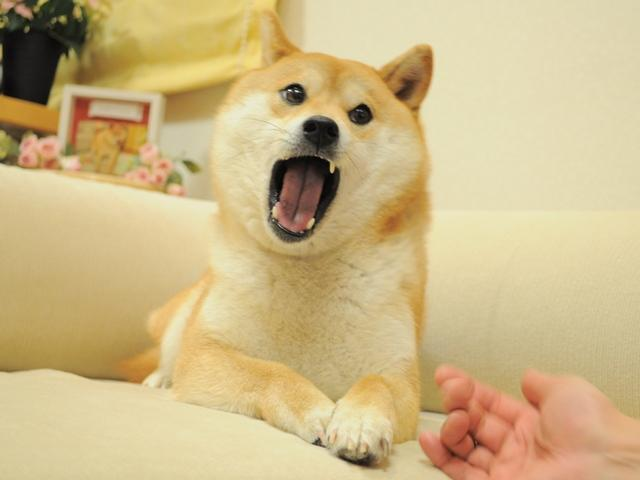
#> input picture lab07-FFT/doge.jpg, 640 x 480 px
$ jupyter execute --allow-errors 'Fast Fourier Transform.ipynb'   (shell and % lines are left out)
#> lines starting #> are read from the running program, lines starting #| are printed output that depends on the picture
[cell 1]
import numpy as np
import scipy.fftpack
import matplotlib.pyplot as plt
from matplotlib import animation, patches
from IPython.display import display, Audio, HTML
plt.rcParams['image.cmap'] = 'gray'
from ipywidgets import interact, FloatSlider, IntSlider, SelectionSlider, Layout
from functools import partial
slider_layout = Layout(width='600px', height='20px')
slider_style = {'description_width': 'initial'}
FloatSlider_nice = partial(FloatSlider, style=slider_style, layout=slider_layout, continuous_update=False)
IntSlider_nice = partial(IntSlider, style=slider_style, layout=slider_layout, continuous_update=False)
SelectionSlider_nice = partial(SelectionSlider, style=slider_style, layout=slider_layout, continuous_update=False)

def color2bw(img):
    return np.dot(img, [0.299, 0.587, 0.114])

***
### Universidad Austral de Chile
## Computación de alto rendimiento
# Fast Fourier Transform

### Cristóbal Navarro y Pablo Huijse

***

# Serie trigonométrica

Podemos descomponer una señal periódica $P=1/f$ en una suma de sinusoides

$$
\begin{align}
s(t)
&= \sum_{k=0}^\infty A_k \cos(2\pi k f t + \phi_k) \nonumber \\
&= \sum_{k=0}^\infty a_k \cos(2\pi k f t) + b_k \sin(2\pi k f t), \nonumber
\end{align}
$$

donde

$$
a_k =  f \int_{-\frac{1}{2f}}^{\frac{1}{2f}} s(t) \cos(2\pi k f t) \,dt \quad b_k = f \int_{-\frac{1}{2f}}^{\frac{1}{2f}} s(t) \sin(2\pi k f t) \,dt
$$

#> (a cell that did not finish here is left out)

Visualización interactiva de la FS: https://bl.ocks.org/jinroh/7524988

Serie de Fourier interesante: https://www.wolframalpha.com/input/?i=longcat+curve

# Transformada de Fourier
***
- El concepto de frecuencia puede aplicarse también a señales no-periódicas
- **Joseph Fourier:** Una señal no-periódica puede ser vista como una señal periódica **con un período infinito**
- El único requisito es que ahora las frecuencias son un continuo, con un espaciado infinitesimal

Directa:
$$
S(\omega) = \mathbb{FT}[s(t)] =  \int_{-\infty}^{\infty} s(t) e^{-j\omega t } dt,
$$

***

Inversa:
$$
s(t) =  \mathbb{FT}^{-1}[S(\omega)] = \frac{1}{2\pi} \int_{-\infty}^{\infty} S(\omega) e^{j \omega t } d\omega,
$$

***

# Discrete Fourier Transform (DFT)

***

- Nos interesa trabajar con señales digitales que están muestreadas en el tiempo
- Asumimos que la señal fue observada en un ventana de tiempo de ancho $T$ [s]
- Sea un sistema muestreador con frecuencia de muestreo $F_s$ [Hz] tal que
$$
s(t) = \sum_{n=0}^{N-1} s[n] \delta(t - n/F_s),
$$
del cual hemos tomado $N = T F_s$ muestras de $s(t)$

- Reemplazando en la transformada de Fourier
$$
\begin{align}
S(\omega) &= \int s(t) e^{-j\omega t} dt \nonumber \\
&= \int \sum_{n=0}^{N-1} s[n] \delta(t - n/F_s) e^{-j\omega t} dt \nonumber \\
&=  \sum_{n=0}^{N-1} s[n] \int \delta(t - n/F_s) e^{-j\omega t} dt \nonumber \\
&=  \sum_{n=0}^{N-1} s[n] e^{-j\omega n/F_s} \nonumber
\end{align}
$$
- Definiendo entonces $\omega = 2 \pi f = 2 \pi k \Delta f$ donde $\Delta f = \frac{1}{T} = \frac{F_s}{N}$ y reemplazando
$$
S[k] =  \sum_{n=0}^{N-1} s[n] e^{-j \frac{2 \pi}{N} k n},
$$
donde $k = [0, 1, \ldots N-1]$, ¿A qué frecuencias corresponden estos índices?

***

## DFT como producto matricial

Sea $\{s_n\}_{n=0,\ldots,N-1}$ y definiendo

$$
W_N = e^{-j \frac{2\pi}{N}} = \cos \left(\frac{2\pi}{N}\right) - j \sin \left(\frac{2\pi}{N}\right)
$$

podemos expresar la transformada de Fourier discreta como

$$
S[k] =  \sum_{n=0}^{N-1} s[n] W_N^{kn}, \quad k = [0, 1, \ldots N-1],
$$

que también puede ser expresado matricialmente como

$$
\begin{align}
\begin{pmatrix}
S[0] \\
S[1] \\
S[2] \\
\vdots \\
S[N-1] \\
\end{pmatrix} &=
\begin{pmatrix}
1 & 1 & 1 & \cdots & 1 \\
1 & W_N^1 & W_N^2 & \cdots & W_N^{N-1} \\
1 & W_N^2 & W_N^4 & \cdots & W_N^{N-2} \\
\vdots & \dots & \dots & \ddots &  \vdots \\
1 & W_N^{N-1} & W_N^{N-2} & \cdots & W_N^1\\
\end{pmatrix}
\begin{pmatrix}
s[0] \\
s[1] \\
s[2] \\
\vdots \\
s[N-1] \\
\end{pmatrix} \nonumber  \\
S &= \Omega s,
\end{align}
$$

Notemos que:
- Por definición $W_N^{kn} = \left(e^{-j \frac{2\pi}{N}}\right)^{kn} = e^{-j \frac{2\pi}{N}kn}$
- Por periodicidad $W_N^{2(N-1)} = W_N^{2(N-1) - N}  = W_N^{N-2}$
- También se tiene simetría hermítica: $W_N^{k(-n)} = W_N^{-kn} = (W_N^{kn})^*$
- $\Omega$ es una matriz cuadrada y simétrica

***
La DFT tiene complejidad cuadrática: $N^2$ multiplicaciones y $N$ sumas
***

[cell 3]
F_s = 100
t = np.linspace(0, 2, 2*F_s, endpoint=False)
x = np.sin(2*np.pi*t*5) + 0.5*np.cos(2*np.pi*t*12 + np.pi/4)

#> (the rest of this cell did not finish here and is left out)

***

# Transformada Rápida de Fourier (FFT)

***

- La computación de la DFT tiene complejidad $\mathcal{O}(N^2)$
- Existe una aproximación numérica con complejidad $\mathcal{O}(N\log N)$: la Fast Fourier Transform (FFT).

El algoritmo *radix-2* obtiene una FFT recursiva que explota las simetrías en la DFT

$$
\begin{align}
S[k] &=  \sum_{n=0}^{N-1} s[n] W_N^{kn} \nonumber \\
&= \sum_{n=0}^{N/2-1} s[2n] W_N^{k 2n} + \sum_{n=0}^{N/2-1} s[2n+1] W_N^{k(2n+1)} \nonumber \\
&= \sum_{n=0}^{N/2-1} s[2n] W_{N/2}^{kn} + W_N^{k} \sum_{n=0}^{N/2-1} s[2n+1] W_{N/2}^{kn} \nonumber \\
&= S_E[k] + W_N^{k} S_O[k] ~~ \forall k \in [0,N/2]  \nonumber
\end{align}
$$

Notar que se calculan dos "medias" DFT

Por periodicidad de la DFT tenemos que
$$
\begin{align}
S_E[k + N/2] &=  \sum_{n=0}^{N/2-1} s[2n] W_{N/2}^{(k+N/2)n} \nonumber \\
&=  \sum_{n=0}^{N/2-1} s[2n] W_{N/2}^{kn} \exp \left(-j2\pi n \right) = S_E[k], \nonumber
\end{align}
$$

e igualmente

$$
S_O[k + N/2] = S_O[k],
$$

juntando ambos tenemos que
$$
\begin{align}
S[k + N/2] &=  S_E[k + N/2] + W_{N}^{(k+N/2)} S_O[k + N/2] \nonumber  \\
&=  S_E[k] + W_{N}^{k} \exp \left(-j\pi\right) S_O[k] \nonumber \\
&=  S_E[k] - W_{N}^{k} S_O[k] \nonumber
\end{align}
$$

es decir

$$
\begin{align}
S[k] &=  S_E[k] + W_{N}^{k} S_O[k] \nonumber \\
S[k + N/2] &=  S_E[k] - W_{N}^{k} S_O[k] \quad \forall k \in [0,N/2]  \nonumber
\end{align}
$$

- La DFT de $k$ y $k+N/2$ difieren en un signo
- Se han explotado las simetrías de la DFT para reducir el costo computacional

Diagramas de mariposa: http://www.themobilestudio.net/the-fourier-transform-part-14

[cell 4]
t = np.linspace(0, 10, num=20)
x = np.random.randn(20)
plt.figure(figsize=(7, 4))
#> (this line was passed over: IPython is not available in this run)
plt.plot(t, x, c='k', alpha=0.5)
#> (this line was passed over: IPython is not available in this run)
plt.scatter(t[::2], x[::2], marker='x', zorder=100)
#> (this line was passed over: IPython is not available in this run)
plt.scatter(t[1::2], x[1::2], marker='o', zorder=100);
#> (this line was passed over: IPython is not available in this run)

[cell 5]
np.set_printoptions(precision=3)
#> (the rest of this cell did not finish here and is left out)

#> (a cell that did not finish here is left out)

# Trabajo práctico

Genere una señal y calcule su transformada de Fourier escribiendo una rutina en C++

Optimize su rutina usando el algoritmo FFT

Paralelice el algoritmo FFT usando OpenMP y CUDA

[cell 7]
times, dt = np.linspace(0, 10, num=2048, retstep=True)
freqs = 0.01 + 20*np.random.rand(5)
phases = np.pi*np.random.randn(5)
signal = np.zeros(shape=(len(times),))
for freq, phase in zip(freqs, phases):
    signal += np.cos(2.0*np.pi*times*freq + phase)

#> (the rest of this cell did not finish here and is left out)

#> (a cell that did not finish here is left out)

#> (a cell that did not finish here is left out)

#> (a cell that did not finish here is left out)

#> (a cell that did not finish here is left out)

# Apéndices

## Transformada de Fourier bidimensional

La DFT se puede aplicar a funciones multi-dimensionales. En el caso discreto de una señal bidimensional $g[n_1, n_2]$ con índices $n_1 \in [0, N_1-1]$ y $n_2 \in [0, N_2-1]$ tenemos

$$
G[k_1, k_2] = \sum_{n_1=0}^{N_1-1} \sum_{n_2=0}^{N_2-1} g[n_1, n_2] \exp \left ( -j2\pi  \left[\frac{n_1 k_1}{N_1} + \frac{n_2 k_2}{N_2} \right] \right)
$$
y su inversa

$$
g[n_1, n_2] = \frac{1}{N_1 N_2}\sum_{k_1=0}^{N_1-1} \sum_{k_2=0}^{N_2-1} G[k_1, k_2] \exp \left ( j2\pi  \left[\frac{n_1 k_1}{N_1} + \frac{n_2 k_2}{N_2} \right] \right)
$$

Notemos que

\begin{align}
G[k_1, k_2] &= \sum_{n_1=0}^{N_1-1} \left(\sum_{n_2=0}^{N_2-1} g[n_1, n_2] \exp \left (-j2\pi \frac{n_2 k_2}{N_2}\right) \right) \exp \left (-j2\pi \frac{n_1 k_1}{N_1}\right) \\
&= \sum_{n_1=0}^{N_1-1} \gamma_{n_1}[n_2] \exp \left (-j2\pi \frac{n_1 k_1}{N_1}\right),
\end{align}

*i.e.* se descompone como dos DFT de una dimensión. En cada paso podemos usar la FFT

[cell 12]
x = np.arange(0, 32, step=1)
X, Y = np.meshgrid(x, x)
#> (the rest of this cell did not finish here and is left out)

[cell 13]
img_doge = color2bw(plt.imread('doge.jpg'))
#> in color2bw, `return np.dot(img, [0.299, 0.587, 0.114])`:
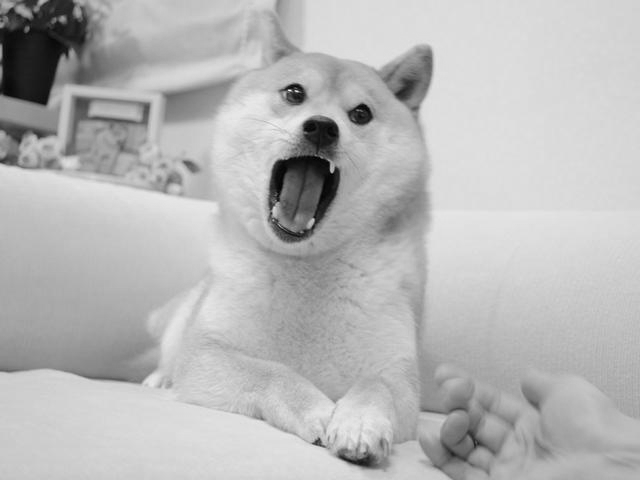
#> returned value: shape (480, 640) float64; min 0.897, max 254, mean 184

plt.figure(figsize=(8, 5))
#> (this line was passed over: IPython is not available in this run)
plt.imshow(img_doge)
#> (this line was passed over: IPython is not available in this run)
plt.colorbar(orientation='horizontal');
#> (this line was passed over: IPython is not available in this run)
